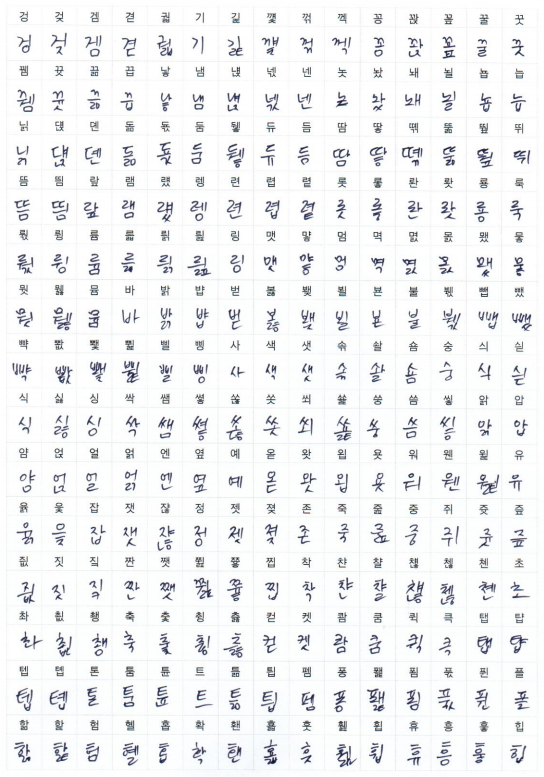
#> input picture labels/hhstyle.png, 544 x 777 px
$ python crop.py --src_dir labels --dst_dir out
#> lines starting #> are read from the running program, lines starting #| are printed output that depends on the picture
# -*- coding: utf-8 -*-
import os
import argparse
from PIL import Image
from PIL import ImageOps
from PIL import ImageFilter
from PIL import ImageEnhance
from cv2 import bilateralFilter
import numpy as np

def crop_image_uniform(src_dir, dst_dir):
#> called with src_dir = 'labels', dst_dir = 'out'
    f = open("labels/210-uniform.txt", "r")
#> (reads labels/210-uniform.txt from the repository)
    if not os.path.exists(dst_dir):
        os.makedirs(dst_dir)
    for page in range(1,4):
        #img = Image.open( src_dir + "/" + str(page) +"-uniform.png").convert('L')
        img = Image.open( src_dir + "/" +"hhstyle.png").convert('L')

        width, height = img.size
#> width = 544; height = 777
        cell_width = width/float(cols)
#> cell_width = 36.27
        cell_height = height/float(rows)
#> cell_height = 55.5
        header_offset = height/float(rows) * header_ratio*1.1
#> header_offset = 17.22
        width_margin = cell_width * 0.1
#> width_margin = 3.63
        height_margin = cell_height * 0.01
#> height_margin = 0.555

        for j in range(0,rows):
            for i in range(0,cols):
                left = i * cell_width
                upper = j * cell_height + header_offset
                right = left + cell_width
                lower = (j+1) * cell_height

                center_x = (left + right) / 2
                center_y = (upper + lower) / 2

                crop_width = right - left - 2*width_margin
                crop_height = lower - upper - 2*height_margin

                size = 0
                if crop_width > crop_height:
                    size = crop_height/2
                else:
                    size = crop_width/2

                left = center_x - size;
                right = center_x + size;
                upper = center_y - size;
                lower = center_y + size;

                code = f.readline()
                if not code:
                    break
                else:
                    name = dst_dir + "/uni" + code.strip() + ".png"
                    cropped_image = img.crop((left, upper, right, lower))
                    cropped_image = cropped_image.resize((128,128), Image.LANCZOS)
                    # Increase constrast
                    enhancer = ImageEnhance.Contrast(cropped_image)
                    cropped_image = enhancer.enhance(1.5)
                    opencv_image = np.array(cropped_image)
                    opencv_image = bilateralFilter(opencv_image, 9, 30, 30)
                    cropped_image = Image.fromarray(opencv_image)
                    cropped_image.save(name)
#> this loop made 14 passes
#> pass 1, in crop_image_uniform, `cropped_image.save(name)`:
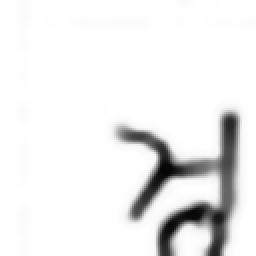
#> saved as uniAC85.png: PIL image 128x128 L (shown 2 times larger); min 5, max 255, mean 236.4
#> pass 1, in crop_image_uniform, `cropped_image.save(name)`:
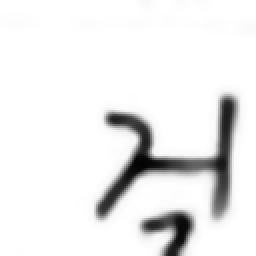
#> saved as uniAC86.png: PIL image 128x128 L (shown 2 times larger); min 3, max 255, mean 235.5
#> pass 1, in crop_image_uniform, `cropped_image.save(name)`:
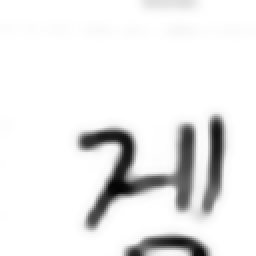
#> saved as uniAC9C.png: PIL image 128x128 L (shown 2 times larger); min 4, max 255, mean 234.6
#> pass 1, in crop_image_uniform, `cropped_image.save(name)`:
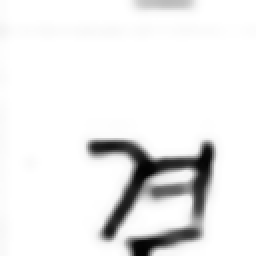
#> saved as uniACAF.png: PIL image 128x128 L (shown 2 times larger); min 3, max 255, mean 235.7
#> after the loop:
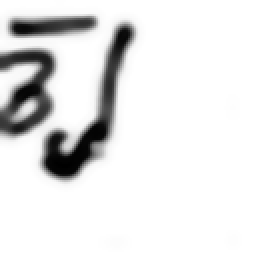
#> cropped_image: PIL image 128x128 L (shown 2 times larger); min 0, max 255, mean 228
        print("Processed uniform page " + str(page))

parser = argparse.ArgumentParser(description='Crop scanned images to character images')
parser.add_argument('--src_dir', dest='src_dir', required=True, help='directory to read scanned images')
parser.add_argument('--dst_dir', dest='dst_dir', required=True, help='directory to save character images')

args = parser.parse_args()

if __name__ == "__main__":
    #rows = 12
    #cols = 12
    rows = 14
    cols = 15
    header_ratio = 16.5/(16.5+42)
    crop_image_uniform(args.src_dir, args.dst_dir)
#    crop_image_frequency(args.src_dir, args.dst_dir)
